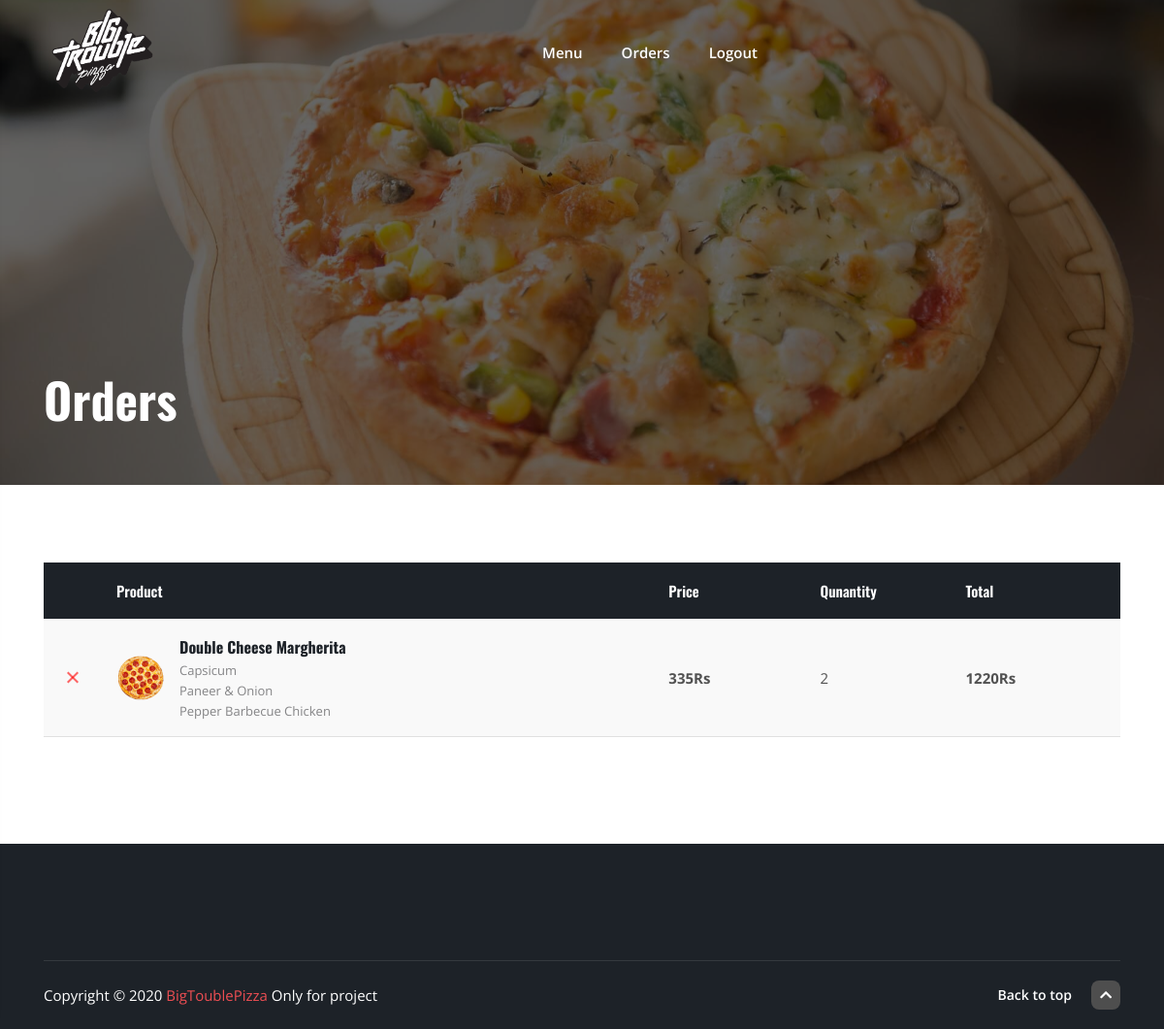
Screenshot of /orders/ (signed in) with the database file from the repository.
### order/models.py (models this page shows, shortened)
class Orders(models.Model):
    user=models.ForeignKey(User, on_delete=models.CASCADE)
    pizza=models.ForeignKey(Pizza, on_delete=models.CASCADE)
    extra=models.ManyToManyField(Toppings,blank=True)
    order_price=models.IntegerField(null=False)
    order_created=models.DateTimeField(auto_now_add=True)
    quantity=models.IntegerField(null=False,default=1)
    bill_name=models.CharField(max_length=100,blank=False)
    bill_mob=models.CharField(max_length=10, validators=[RegexValidator(r'^\d{1,10}$')],blank=False)
    bill_state=models.CharField(max_length=50,blank=False)
    bill_city=models.CharField(max_length=50,blank=False)
    bill_add=models.CharField(max_length=200,blank=False)
    updateable=models.IntegerField(null=False)

class Pizza(models.Model):
    pizza_name=models.CharField(max_length=100,blank=False)
    pizza_description=models.CharField(max_length=200,blank=False)
    price=models.IntegerField(null=False)
    pizza_image=models.ImageField(upload_to='pizza_pics',null=False)
    pizza_category=models.CharField(max_length=20,choices=pizza_category,blank=False)

class Toppings(models.Model):
    name=models.CharField(max_length=100,blank=True)
    price=models.IntegerField(null=True)
    desc=models.CharField(max_length=100,blank=True)

### order/views.py (the view)
# urls.py: path('orders/',OrdersListView ,name='all-orders'),
@login_required
def OrdersListView(request):
    context={
        'heading': 'Orders',
        'allorders':1,
        'orders':Orders.objects.filter(user=request.user).order_by('-order_created')
    }
    return render(request,'order/bookings.html',context)

### order/templates/order/bookings.html
{% extends "order/base.html" %}
{% load static %}
{% block content %}
<section class="section">
    <div class="container">
      <table class="ct-responsive-table">
        <thead>
          <tr>
            <th class="remove-item"></th>
            <th>Product</th>
            <th>Price</th>
            <th>Qunantity</th>
            <th>Total</th>
          </tr>
        </thead>
        <tbody>
            {% for order in orders%}
          <tr>
            <td class="remove">
              <button type="button" class="close-btn close-danger remove-from-cart">
                <span></span>
                <span></span>
              </button>
            </td>
            <td data-title="Product">
              <div class="cart-product-wrapper">
                <img src="{{order.pizza.pizza_image.url}}" alt="prod1">
                <div class="cart-product-body">
                  <h6> <a href="#">{{order.pizza.pizza_name}}</a> </h6>
                  {% for top in order.extra.all%}
                  <p>{{top.name}}</p>
                  {%endfor%}
                </div>
              </div>
            </td>
            <td data-title="Price"> <strong>{{order.pizza.price}}Rs</strong> </td>
            <td class="quantity" data-title="Quantity">
              {{order.quantity}}
            </td>
            <td data-title="Total"> <strong>{{order.order_price}}Rs</strong> </td>
          </tr>
          {%endfor%}
        </tbody>
      </table>
    </div>
</section>
{% endblock %}

### order/templates/order/base.html (shortened to what this page needs)
{% load static %}
<!DOCTYPE html>
<html lang="en" dir="ltr">
<head>
  <link rel="stylesheet" href=" {% static 'order/assets/css/plugins/bootstrap.min.css' %}">
  <link rel="stylesheet" href=" {% static 'order/assets/css/plugins/animate.min.css' %}">
  <link rel="stylesheet" href=" {% static 'order/assets/css/plugins/magnific-popup.css' %}">
  <link rel="stylesheet" href=" {% static 'order/assets/css/plugins/slick.css' %}">
  <link rel="stylesheet" href=" {% static 'order/assets/css/plugins/slick-theme.css' %}">
  <link rel="stylesheet" href=" {% static 'order/assets/fonts/flaticon/flaticon.css' %}">
  <link rel="stylesheet" href=" {% static 'order/assets/fonts/font-awesome/css/all.min.css' %}">
  <link rel="stylesheet" href=" {% static 'order/assets/css/style.css' %}">
</head>
<body>
  {% url 'login' as login_url %}
  {% url 'signup' as signup_url %}
  {% if request.path == login_url  or request.path == signup_url %}
  <header class="main-header header-1"></header>
  {%else%}
  <header class="main-header header-1 header-absolute header-light">
    {%endif%}
    <div class="container">
      <nav class="navbar">
        <a class="navbar-brand" href="{% url 'home' %}"> <img src=" {% static 'order/assets/img/logo-light.png' %}"
            alt="logo"> </a>
        <ul class="navbar-nav">
          <li class="menu-item menu-item-has-children">
            <a href="{%url 'home'%}">Menu</a>
          </li>
          {% if user.is_authenticated  %}
          <li class="menu-item menu-item-has-children">
            <a href="{%url 'all-orders'%}">Orders</a>
          </li>
          <li class="menu-item">
            <a href="{% url 'logout' %}">Logout</a>
          </li>
          {%else%}
          <li class="menu-item">
            <a href="{% url 'login' %}?next={{request.path}}">Login</a>
          </li>
          {%endif%}
        </ul>
      </nav>
    </div>
  </header>
  {% url 'login' as login_url %}
  {% url 'signup' as signup_url %}
  {% if request.path == login_url  or request.path == signup_url %}
  {%else%}
  <div class="subheader dark-overlay dark-overlay-2"
    style="background-image: url({% static 'order/assets/img/subheader.jpg' %})">
    <div class="container">
      <div class="subheader-inner">
        {%if heading%}
        <h1>{{heading}}</h1>
        {%else%}
        <h1>BigTrouble<br> pizza</h1>
        {%endif%}
      </div>
    </div>
  </div>
  {%endif%}
  {%block content%}{%endblock%}
  <footer class="ct-footer footer-dark">
    <div class="footer-bottom">
      <div class="container">
        <ul>
        </ul>
        <div class="footer-copyright">
          <p> Copyright &copy; 2020 <a href="#">BigToublePizza</a> Only for project </p>
          <a href="#" class="back-to-top">Back to top <i class="fas fa-chevron-up"></i> </a>
        </div>
      </div>
    </div>
  </footer>
</body>
</html>

### rows the page displays
Orders: pizza.pizza_image (picture), pizza.pizza_name "Double Cheese Margherita", pizza.price "335", quantity "2", order_price "1220"
Toppings: name "Capsicum"
Toppings: name "Paneer & Onion"
Toppings: name "Pepper Barbecue Chicken"

### other values shown
{{ heading }} "Orders"
